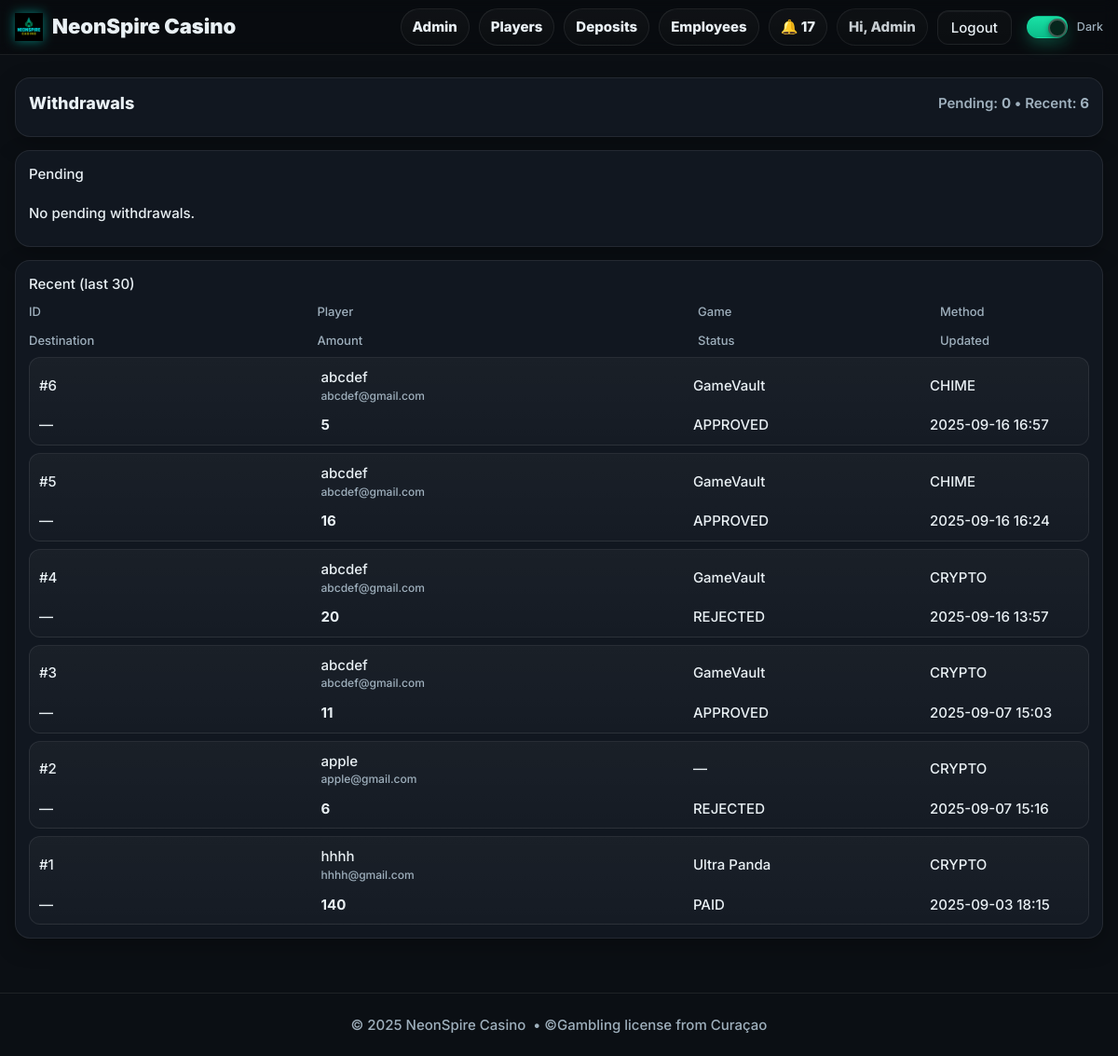
Page /employee/withdrawals (signed in) on the committed database.
### models.py (models this page shows, shortened)
class User(db.Model, UserMixin):
    __tablename__ = "users"
    id = db.Column(db.Integer, primary_key=True)
    name = db.Column(db.String(120), nullable=False)
    email = db.Column(db.String(255), unique=True, nullable=False, index=True)
    mobile = db.Column(db.String(24), nullable=True, index=True)  # E.164
    password_hash = db.Column(db.String(255), nullable=False)
    role = db.Column(db.String(20), nullable=False, default="PLAYER")  # PLAYER | EMPLOYEE | ADMIN
    email_verified = db.Column(db.Boolean, default=False, index=True)
    email_verified_at = db.Column(db.DateTime, nullable=True)
    promo_seen = db.Column(db.Boolean, default=False, index=True)
    created_at = db.Column(db.DateTime, default=datetime.utcnow)

class WithdrawRequest(db.Model):
    __tablename__ = "withdraw_requests"
    id = db.Column(db.Integer, primary_key=True)
    user_id = db.Column(db.Integer, db.ForeignKey("users.id"), nullable=False, index=True)
    game_id = db.Column(db.Integer, db.ForeignKey("games.id"), nullable=True, index=True)
    amount = db.Column(db.Integer, nullable=False)
    status = db.Column(db.String(20), default="PENDING", index=True)  # PENDING | APPROVED | REJECTED | PAID
    method = db.Column(db.String(20), default="MANUAL")
    note = db.Column(db.String(300), default="")
    acted_by = db.Column(db.Integer, db.ForeignKey("users.id"), nullable=True)
    acted_at = db.Column(db.DateTime, nullable=True)
    created_at = db.Column(db.DateTime, default=datetime.utcnow)
    updated_at = db.Column(db.DateTime, default=datetime.utcnow, onupdate=datetime.utcnow)

class Game(db.Model):
    __tablename__ = "games"
    id = db.Column(db.Integer, primary_key=True)
    name = db.Column(db.String(120), nullable=False)
    description = db.Column(db.String(300), default="")
    icon_url = db.Column(db.String(500), default="")
    download_url = db.Column(db.String(500), nullable=False)
    backend_url = db.Column(db.String(500), nullable=True)
    is_active = db.Column(db.Boolean, default=True, index=True)
    created_at = db.Column(db.DateTime, default=datetime.utcnow)

### employee_bp.py (the view)
@employee_bp.get("/withdrawals")
@login_required
def withdrawals_list():
    pending = (
        WithdrawRequest.query.filter_by(status="PENDING")
        .order_by(WithdrawRequest.created_at.desc())
        .all()
    )
    recent = (
        WithdrawRequest.query.filter(WithdrawRequest.status != "PENDING")
        .order_by(WithdrawRequest.created_at.desc())
        .limit(30)
        .all()
    )
    users   = {u.id: u for u in User.query.all()}
    games   = {g.id: g for g in Game.query.all()}
    wallets = {w.user_id: w for w in PlayerBalance.query.all()}
    return render_template(
        "employee_withdrawals.html",
        page_title="Withdrawals",
        pending=pending,
        recent=recent,
        users=users,
        games=games,
        wallets=wallets,
    )

### employee_bp.py (called while the page is built)
@employee_bp.before_request
def require_employee():
    if not current_user.is_authenticated:
        return redirect(url_for("auth.login_get", next=url_for("employeebp.employee_home")))
    if current_user.role not in ("EMPLOYEE", "ADMIN"):
        return abort(403)

### templates/employee_withdrawals.html (shortened to what this page needs)
{% extends "base.html" %}
{% block content %}
<div class="shell">
  <div class="panel" style="margin-bottom:14px">
    <div class="panel-head" style="display:flex;align-items:center;justify-content:space-between;gap:12px">
      <div class="h3">Withdrawals</div>
      <div class="muted">
        Pending: <strong>{{ pending|length }}</strong> • Recent: <strong>{{ recent|length }}</strong>
      </div>
    </div>
  </div>
  <div class="panel">
    <div class="h4" style="margin-bottom:10px">Pending</div>
    {% if pending %}
      <div class="table">
        <div class="t-head">
          <div>ID</div>
          <div>Player</div>
          <div>Game</div>
          <div>Method</div>
          <div>Destination</div>
          <div>Amount</div>
          <div>Wallet</div>
          <div>Requested</div>
          <div>Actions</div>
        </div>
        {% for w in pending %}
          {% set user = users.get(w.user_id) %}
          {% set game = games.get(w.game_id) %}
          {% set wallet = wallets.get(w.user_id) %}
          <div class="t-row">
            <div class="mono">#{{ w.id }}</div>
            <div>
              <div class="strong">{{ (user.name or user.email) if user else ('User #' ~ w.user_id) }}</div>
              {% if user and user.email %}
                <div class="muted mono" style="font-size:12px">{{ user.email }}</div>
              {% endif %}
            </div>
            <div>{{ game.name if game else '—' }}</div>
            <div>
              <span class="badge">{{ (w.method or 'MANUAL')|upper }}</span>
              {% if w.status and w.status != 'PENDING' %}
                <span class="badge" style="margin-left:6px">{{ w.status }}</span>
              {% endif %}
            </div>
            <div class="mono" style="max-width:240px;overflow:hidden;text-overflow:ellipsis;white-space:nowrap">
              {{ w.address or w.handle or w.destination or '—' }}
            </div>
            <div class="mono"><strong>{{ w.amount or 0 }}</strong></div>
            <div class="mono">{{ wallet.balance if wallet else 0 }}</div>
            <div class="mono">{{ w.created_at.strftime('%Y-%m-%d %H:%M') if w.created_at else '—' }}</div>
            <div style="display:flex;gap:6px;align-items:center;flex-wrap:wrap">
              <form method="post" action="{{ url_for('employeebp.withdrawals_redeem', wd_id=w.id) }}"
                    onsubmit="return rowConfirm(this, 'Redeem on GameVault now?');">
                <button class="btn" type="submit">Redeem</button>
              </form>
              <form method="post" action="{{ url_for('employeebp.withdrawals_paid', wd_id=w.id) }}"
                    onsubmit="return rowConfirm(this, 'Mark as PAID and deduct wallet?');">
                <input class="input" type="number" name="tip_amount" placeholder="Tip"
                       style="width:84px" min="0" step="1">
                <button class="btn btn-primary" type="submit">Mark Paid</button>
              </form>
              <form method="post" action="{{ url_for('employeebp.withdrawals_reject', wd_id=w.id) }}"
                    onsubmit="return rowConfirm(this, 'Reject this withdrawal?');">
                <button class="btn btn-ghost" type="submit">Reject</button>
              </form>
            </div>
          </div>
        {% endfor %}
      </div>
    {% else %}
      <div class="empty">No pending withdrawals.</div>
    {% endif %}
  </div>
  <div class="panel" style="margin-top:14px">
    <div class="h4" style="margin-bottom:10px">Recent (last 30)</div>
    {% if recent %}
      <div class="table">
        <div class="t-head">
          <div>ID</div>
          <div>Player</div>
          <div>Game</div>
          <div>Method</div>
          <div>Destination</div>
          <div>Amount</div>
          <div>Status</div>
          <div>Updated</div>
        </div>
        {% for w in recent %}
          {% set user = users.get(w.user_id) %}
          {% set game = games.get(w.game_id) %}
          <div class="t-row">
            <div class="mono">#{{ w.id }}</div>
            <div>
              <div class="strong">{{ (user.name or user.email) if user else ('User #' ~ w.user_id) }}</div>
              {% if user and user.email %}
                <div class="muted mono" style="font-size:12px">{{ user.email }}</div>
              {% endif %}
            </div>
            <div>{{ game.name if game else '—' }}</div>
            <div><span class="badge">{{ (w.method or 'MANUAL')|upper }}</span></div>
            <div class="mono" style="max-width:260px;overflow:hidden;text-overflow:ellipsis;white-space:nowrap">
              {{ w.address or w.handle or w.destination or '—' }}
            </div>
            <div class="mono"><strong>{{ w.amount or 0 }}</strong></div>
            <div>
              {% if w.status == 'PAID' %}
                <span class="badge success">PAID</span>
              {% elif w.status == 'REJECTED' %}
                <span class="badge danger">REJECTED</span>
              {% elif w.status == 'APPROVED' %}
                <span class="badge">APPROVED</span>
              {% else %}
                <span class="badge">{{ w.status or '—' }}</span>
              {% endif %}
            </div>
            <div class="mono">
              {% if w.paid_at %}{{ w.paid_at.strftime('%Y-%m-%d %H:%M') }}
              {% else %}{{ w.updated_at.strftime('%Y-%m-%d %H:%M') if w.updated_at else (w.created_at.strftime('%Y-%m-%d %H:%M') if w.created_at else '—') }}
              {% endif %}
            </div>
          </div>
        {% endfor %}
      </div>
    {% else %}
      <div class="empty">No recent activity.</div>
    {% endif %}
  </div>
</div>
{% endblock %}

### templates/base.html (shortened to what this page needs)
<!DOCTYPE html>
<html lang="en" data-theme="dark">
<head>
  <link rel="stylesheet" href="{{ url_for('static', filename='css/styles.css') }}?v=dm2">
</head>
<body>
  <header class="nav" style="position:sticky;top:0;z-index:50;background:rgba(0,0,0,.25);backdrop-filter:blur(8px);border-bottom:1px solid var(--stroke)">
    <div class="shell nav-inner" style="display:flex;align-items:center;justify-content:space-between;height:58px">
      <a href="{{ url_for('short_bp.lob_short') }}" class="brand" aria-label="NeonSpire Casino">
        <img class="brand-logo" src="{{ url_for('static', filename='img/logo.png') }}" alt="NeonSpire Casino">
        <span class="brand-text">NeonSpire Casino</span>
      </a>
      <nav class="nav-links" style="display:flex;align-items:center;gap:10px">
        {% if current_user.is_authenticated %}
          {% if current_user.role == 'ADMIN' %}
            <a class="pill" href="{{ url_for('adminbp.admin_home') }}">Admin</a>
            <a class="pill" href="{{ url_for('adminbp.admin_players') }}">Players</a>
            <a class="pill" href="{{ url_for('adminbp.deposits_audit') }}">Deposits</a>
            <a class="pill" href="{{ url_for('adminbp.admin_users') }}">Employees</a>
          {% elif current_user.role == 'EMPLOYEE' %}
            <a class="pill" href="{{ url_for('employeebp.employee_home') }}">Employee</a>
          {% else %}
            <a class="pill" href="{{ url_for('short_bp.mylogin_clean') }}">My Logins</a>
          {% endif %}
          <a class="pill" href="{{ url_for('notifybp.list_notifications') }}">🔔 {{ unread_count or 0 }}</a>
          <span class="pill" style="pointer-events:none;opacity:.85">
            Hi, {{ current_user.name.split(' ')[0] if current_user.name else 'Player' }}
          </span>
          <a class="btn btn-ghost" href="{{ url_for('auth.logout') }}">Logout</a>
        {% else %}
          <a class="pill" href="{{ url_for('auth.login_get') }}">Login</a>
          <a class="btn btn-primary" href="{{ url_for('short_bp.reg_short') }}">Register</a>
        {% endif %}
        <label class="toggle" style="margin-left:6px">
          <span class="track"><span class="knob"></span></span>
          <span class="label">Dark</span>
        </label>
      </nav>
    </div>
  </header>
  <div class="hero-slot">
  </div>
  <main style="padding-bottom:20px">
    {% block content %}{% endblock %}
  </main>
  <footer class="shell footer"
          style="height:68px;border-top:1px solid var(--stroke);margin-top:24px;
                 display:flex;align-items:center;justify-content:center;">
    © {{ 2025 }} NeonSpire Casino &nbsp;•&nbsp;
    <span class="muted">©Gambling license from Curaçao </span>
  </footer>
</body>
</html>

### static/css/styles.css (style rules this page uses)
:root { --bg:#0b0f14; --panel:#111720; --panel-2:#0f151d; --text:#e9f0f4; --muted:#9fb0bd; --brand:#19e1a5; --brand-2:#0bbd8a; --stroke:rgba(255,255,255,.08); --chip:#0f1c27; --shadow:0 8px 24px rgba(0,0,0,.28); }
* { box-sizing:border-box }
html,body { margin:0;background:var(--bg);color:var(--text); font:500 15px/1.45 Inter,system-ui,-apple-system,Segoe UI,Roboto,Arial; -webkit-font-smoothing:antialiased; -moz-osx-font-smoothing:grayscale; text-rendering:optimizeLegibility; }
a { color:inherit;text-decoration:none }
img { max-width:100%;display:block }
.h3 { font-weight:800;font-size:18px }
.muted { color:var(--muted) }
.shell { max-width:1220px;margin:0 auto;padding:0 16px }
.nav { backdrop-filter: blur(8px); border-bottom:1px solid var(--stroke) }
.nav-inner { display:flex;align-items:center;justify-content:space-between;height:58px }
.brand { display:flex;gap:10px;align-items:center;font-weight:900 }
.nav-links { display:flex;align-items:center;gap:10px }
.pill { display:inline-flex;align-items:center;justify-content:center; padding:8px 12px;border-radius:999px;border:1px solid var(--stroke); background:linear-gradient(180deg,rgba(255,255,255,.03),rgba(255,255,255,.01)); font-weight:800; }
.btn,.btn-mini,.btn-auth,.btn-auth-primary { display:inline-flex;align-items:center;justify-content:center;gap:8px; text-align:center; line-height:1; position:relative; overflow:hidden; white-space:nowrap; }
.btn { border:1px solid var(--stroke); background:linear-gradient(180deg,rgba(255,255,255,.04),rgba(255,255,255,.02)); color:var(--text);padding:10px 14px;border-radius:12px; box-shadow:0 1px 0 rgba(255,255,255,.05) inset; transition:filter .15s ease, transform .06s ease; }
.btn-ghost { background:linear-gradient(180deg,rgba(255,255,255,.02),rgba(255,255,255,.01)) }
.panel { background:var(--panel);border:1px solid var(--stroke);border-radius:16px;padding:14px;margin-bottom:14px;box-shadow:var(--shadow) }
.panel-head { display:flex;justify-content:space-between;align-items:center;margin-bottom:8px }
.footer { display:flex;align-items:center;justify-content:center;color:var(--muted) }
.table { display:grid;gap:8px }
.t-head,.t-row { display:grid;grid-template-columns:1.2fr 1.6fr 1fr 160px;gap:12px;align-items:center }
.t-head { color:var(--muted);font-size:13px }
.t-row { padding:10px;border:1px solid var(--stroke);border-radius:12px;background:linear-gradient(180deg,rgba(255,255,255,.04),rgba(255,255,255,.02)) }
.empty { padding:10px 0 }
html,body { width:100% !important;max-width:100% !important;overflow-x:hidden !important; }
.shell,.nav,.nav-inner,.panel,section,aside,.rail-card,.player-grid,.game-grid,.game-card,.game-media,.game-actions,.btn-grid { max-width:100% !important; }
.player-grid > *, .game-grid > *, .game-card > *, .btn-grid > *, .panel > * { min-width:0 !important; }
[style*="width:"] { max-width:100% !important; }
.toggle { display:inline-flex; align-items:center; gap:10px; cursor:pointer; }
.toggle .track { position:relative; width:44px; height:24px; border-radius:999px; background:rgba(255,255,255,.10); border:1px solid var(--stroke); transition:background .22s ease, border-color .22s ease, box-shadow .22s ease; }
.toggle .knob { position:absolute; top:2px; left:2px; width:20px; height:20px; border-radius:50%; background:#ffffff; box-shadow:0 2px 6px rgba(0,0,0,.35); transform:translateX(0); transition:transform .22s ease, background .22s ease, box-shadow .22s ease; }
.toggle input:checked + .track { background:linear-gradient(180deg,var(--brand),var(--brand-2)); border-color:transparent; box-shadow:0 6px 16px rgba(25,225,165,.28); }
.toggle input:checked + .track .knob { transform:translateX(20px); background:#06261c; box-shadow:0 2px 6px rgba(0,0,0,.4), inset 0 0 0 2px rgba(255,255,255,.25); }
.toggle .label { font-size:12.5px; color:var(--muted); user-select:none; }
.panel .panel-head .muted { color:var(--muted); font-weight:600; }

### templates/base.html (style rules this page uses)
.brand { display:flex; gap:10px; align-items:center; text-decoration:none; color:inherit; font-weight:900; font-size:22px }
.brand-logo { height:30px; width:auto; display:block; filter: drop-shadow(0 0 6px rgba(0,255,233,.45)); }
.hero-slot { position:relative; z-index:2; padding-top:12px; }
header.nav { overflow:visible; }

### rows in the picture
User: name "Admin"
WithdrawRequest: id "6", method "CHIME", address "—", amount "5", status "APPROVED", updated_at "2025-09-16 16:57"
User: name "abcdef", email "abcdef@gmail.com"
Game: name "GameVault"
WithdrawRequest: id "5", method "CHIME", address "—", amount "16", status "APPROVED", updated_at "2025-09-16 16:24"
WithdrawRequest: id "4", method "CRYPTO", address "—", amount "20", status "REJECTED", updated_at "2025-09-16 13:57"
WithdrawRequest: id "3", method "CRYPTO", address "—", amount "11", status "APPROVED", updated_at "2025-09-07 15:03"
WithdrawRequest: id "2", name "—", method "CRYPTO", address "—", amount "6", status "REJECTED", updated_at "2025-09-07 15:16"
User: name "apple", email "apple@gmail.com"
WithdrawRequest: id "1", method "CRYPTO", address "—", amount "140", status "PAID", updated_at "2025-09-03 18:15"
User: name "hhhh", email "hhhh@gmail.com"
Game: name "Ultra Panda"

### other values in the picture
{{ unread_count or 0 }} "17"
{{ pending|length }} "0"
{{ recent|length }} "6"
{{ 2025 }} "2025"
